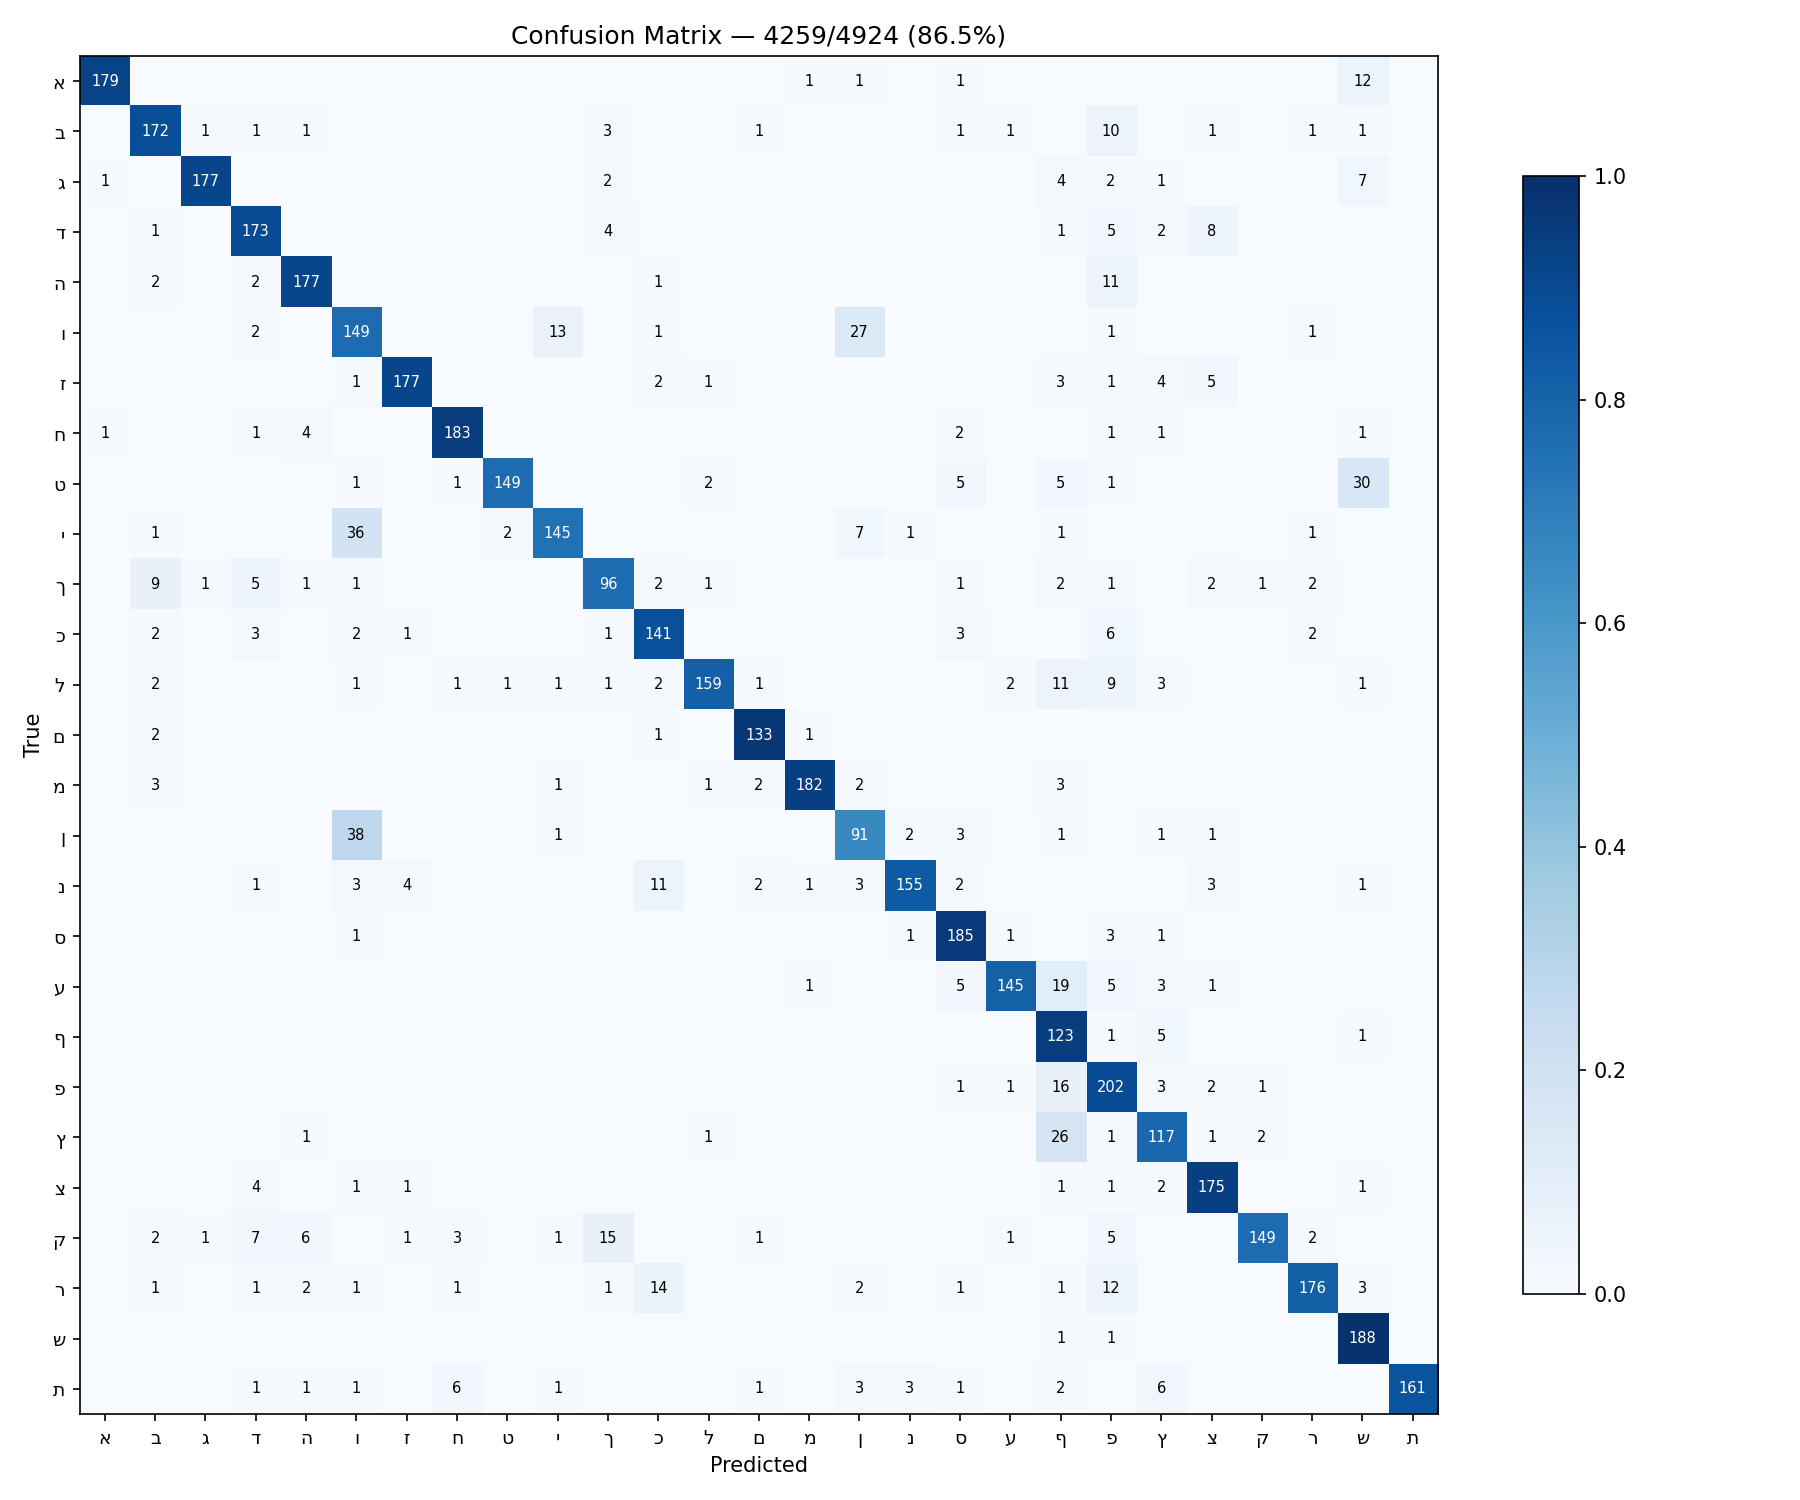

This chart was generated by the following Python code:
#!/usr/bin/env python3
"""Evaluate a trained Keras model on the by-letter dataset and produce a
confusion matrix as a PNG + printed summary."""
import argparse, json
from pathlib import Path
import numpy as np
import cv2
from tensorflow import keras

HERE = Path(__file__).parent
LETTERS = json.loads((HERE / 'letters.json').read_text(encoding='utf-8'))
N = len(LETTERS)


def load_image(f: Path, thin: bool = False) -> np.ndarray | None:
    img = cv2.imread(str(f), cv2.IMREAD_GRAYSCALE)
    if img is None:
        return None
    img = cv2.resize(img, (64, 64), interpolation=cv2.INTER_AREA)
    if thin:
        _, bw = cv2.threshold(img, 0, 255, cv2.THRESH_BINARY_INV + cv2.THRESH_OTSU)
        skel = np.zeros_like(bw)
        element = cv2.getStructuringElement(cv2.MORPH_CROSS, (3, 3))
        tmp = bw.copy()
        while True:
            opened = cv2.morphologyEx(tmp, cv2.MORPH_OPEN, element)
            temp = cv2.subtract(tmp, opened)
            eroded = cv2.erode(tmp, element)
            skel = cv2.bitwise_or(skel, temp)
            tmp = eroded.copy()
            if cv2.countNonZero(tmp) == 0:
                break
        kern = cv2.getStructuringElement(cv2.MORPH_ELLIPSE, (2, 2))
        skel = cv2.dilate(skel, kern, iterations=1)
        img = 255 - skel
    return img.astype(np.float32) / 255.0


def load_dataset(root: Path, thin: bool = False):
    X, y = [], []
    for i, L in enumerate(LETTERS):
        d = root / L
        if not d.exists():
            continue
        for f in sorted(d.rglob('*')):
            if not f.is_file() or f.suffix.lower() not in ('.png', '.jpg', '.jpeg', '.bmp'):
                continue
            img = load_image(f, thin=thin)
            if img is not None:
                X.append(img)
                y.append(i)
    return np.stack(X)[..., None], np.array(y, dtype=np.int64)


def main():
    ap = argparse.ArgumentParser()
    ap.add_argument('--data', required=True, help='Path to by-letter dataset')
    ap.add_argument('--model', required=True, help='Path to saved model dir or .h5')
    ap.add_argument('--thin', action='store_true', help='Skeletonize images before eval')
    ap.add_argument('--out', default='confusion_matrix.png', help='Output image path')
    args = ap.parse_args()

    print(f'Loading dataset from {args.data}...')
    X, y = load_dataset(Path(args.data), thin=args.thin)
    print(f'Loaded {len(X)} samples.')

    model_path = args.model
    if model_path.endswith('.h5'):
        model = keras.models.load_model(model_path, compile=False)
    else:
        model = keras.models.load_model(model_path, compile=False)

    preds = model.predict(X, batch_size=128, verbose=1)
    pred_classes = np.argmax(preds, axis=1)

    # Build confusion matrix
    cm = np.zeros((N, N), dtype=np.int32)
    for true, pred in zip(y, pred_classes):
        cm[true, pred] += 1

    # Print accuracy
    correct = np.sum(np.diag(cm))
    total = np.sum(cm)
    print(f'\nOverall accuracy: {correct}/{total} ({100*correct/total:.1f}%)')

    # Per-class accuracy
    print(f'\n{"Letter":>8} {"Correct":>8} {"Total":>8} {"Acc%":>8}')
    print('-' * 36)
    for i in range(N):
        row_total = np.sum(cm[i])
        row_correct = cm[i, i]
        acc = 100 * row_correct / row_total if row_total > 0 else 0
        print(f'{LETTERS[i]:>8} {row_correct:>8} {row_total:>8} {acc:>7.1f}%')

    # Top confusions
    print('\nTop confusions:')
    confusions = []
    for i in range(N):
        for j in range(N):
            if i != j and cm[i, j] > 0:
                confusions.append((cm[i, j], LETTERS[i], LETTERS[j]))
    confusions.sort(reverse=True)
    for count, true_l, pred_l in confusions[:20]:
        print(f'  {true_l} -> {pred_l}: {count}')

    # Render confusion matrix image
    try:
        import matplotlib
        matplotlib.use('Agg')
        import matplotlib.pyplot as plt

        fig, ax = plt.subplots(figsize=(12, 10))
        # Normalize rows for display
        cm_norm = cm.astype(np.float64)
        row_sums = cm_norm.sum(axis=1, keepdims=True)
        row_sums[row_sums == 0] = 1
        cm_norm = cm_norm / row_sums

        im = ax.imshow(cm_norm, cmap='Blues', vmin=0, vmax=1)
        ax.set_xticks(range(N))
        ax.set_yticks(range(N))
        ax.set_xticklabels(LETTERS, fontsize=9)
        ax.set_yticklabels(LETTERS, fontsize=9)
        ax.set_xlabel('Predicted')
        ax.set_ylabel('True')
        ax.set_title(f'Confusion Matrix — {correct}/{total} ({100*correct/total:.1f}%)')
        fig.colorbar(im, ax=ax, shrink=0.8)

        # Add count text in cells
        for i in range(N):
            for j in range(N):
                if cm[i, j] > 0:
                    color = 'white' if cm_norm[i, j] > 0.5 else 'black'
                    ax.text(j, i, str(cm[i, j]), ha='center', va='center',
                            fontsize=7, color=color)

        plt.tight_layout()
        plt.savefig(args.out, dpi=150)
        print(f'\nConfusion matrix saved to {args.out}')
    except ImportError:
        print('\nmatplotlib not available — skipping image output.')


if __name__ == '__main__':
    main()
